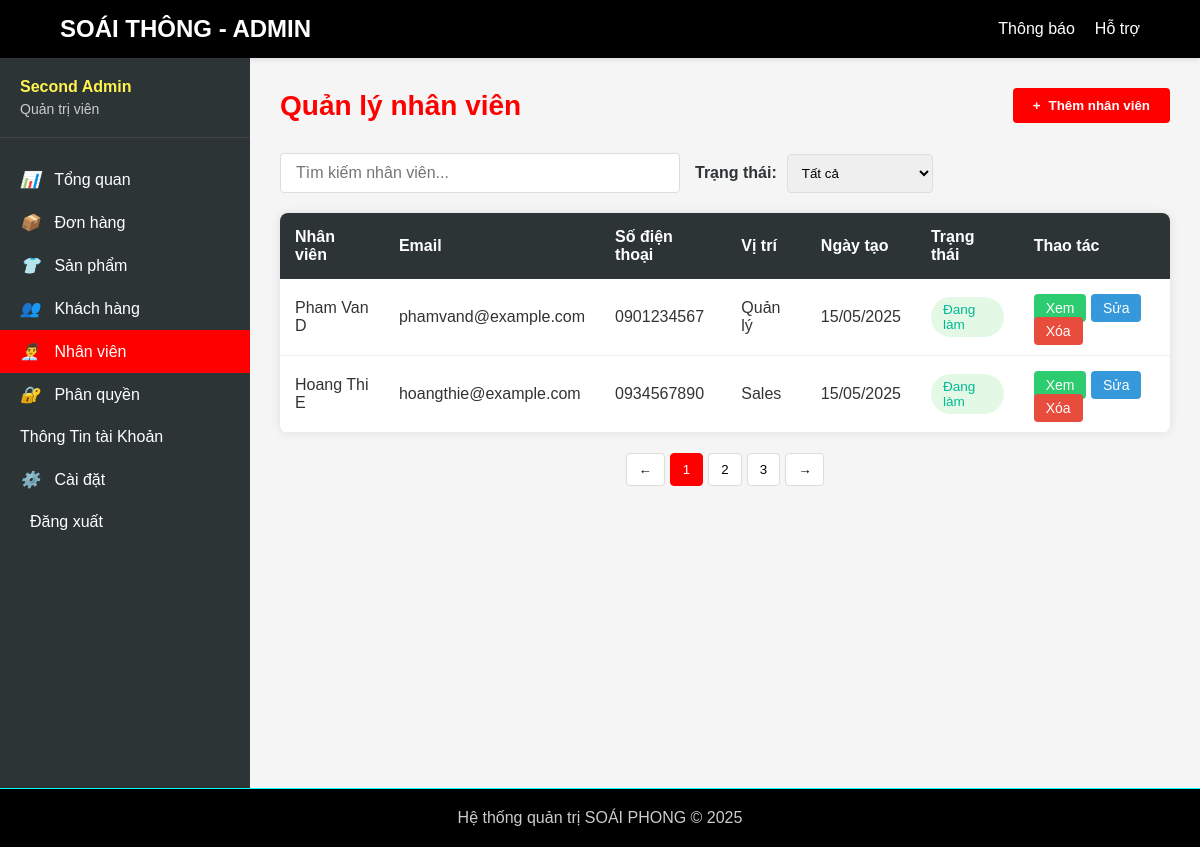
Page /admin/manage_employees.php (signed in) on the committed database.
### tables this page shows
CREATE TABLE employees (
    id INT AUTO_INCREMENT PRIMARY KEY,
    name VARCHAR(255) NOT NULL,
    email VARCHAR(255) NOT NULL UNIQUE,
    phone VARCHAR(20) NOT NULL,
    date_of_birth DATE NOT NULL,
    address TEXT NOT NULL,
    password VARCHAR(255) NOT NULL,
    position VARCHAR(50) NOT NULL,
    status VARCHAR(50) NOT NULL DEFAULT 'active',
    role ENUM('staff') NOT NULL DEFAULT 'staff',
    avatar VARCHAR(255),
    created_at TIMESTAMP DEFAULT CURRENT_TIMESTAMP
);

### admin/manage_employees.php (the view, shortened to what this page needs)
<?php
include('../includes/database.php');
$sql = "SELECT * FROM employees";
$stmt = $conn->prepare($sql);
$stmt->execute();
$result = $stmt->get_result();
$employees = $result->fetch_all(MYSQLI_ASSOC);
?>
<?php require_once('../admin/header/admin-header.php'); ?>
<!DOCTYPE html>
<html lang="vi">
<head>
    <link rel="stylesheet" href="../assets/css/admin/manage_employees.css">
</head>
<body>
    <div class="admin-container">
        <?php require_once('../admin/sidebar/admin_sidebar.php'); ?>
        <div class="admin-content">
            <div class="page-header">
                <h1 class="page-title">Quản lý nhân viên</h1>
                <button class="btn-add" id="addEmployeeBtn">
                    <span>+</span> Thêm nhân viên
                </button>
            </div>
            <div class="employee-actions">
                <input type="text" class="search-box" placeholder="Tìm kiếm nhân viên...">
                <div class="filter-group">
                    <label for="status-filter">Trạng thái:</label>
                    <select id="status-filter">
                        <option value="all">Tất cả</option>
                    </select>
                </div>
            </div>
            <table class="employees-table">
                <thead>
                    <tr>
                        <th>Nhân viên</th>
                        <th>Email</th>
                        <th>Số điện thoại</th>
                        <th>Vị trí</th>
                        <th>Ngày tạo</th>
                        <th>Trạng thái</th>
                        <th>Thao tác</th>
                    </tr>
                </thead>
                <tbody>
                <tbody>
                    <?php foreach ($employees as $employee): ?>
                        <?php
                        $statusClass = $employee['status'] == 'active' ? 'status-active' : 'status-inactive';
                        $statusText = $employee['status'] == 'active' ? 'Đang làm' : 'Đã Nghỉ làm';
                        $positionMap = [
                            'Manager' => 'Quản lý',
                            'Sales Staff' => 'Nhân viên bán hàng',
                            'Warehouse Staff' => 'Nhân viên kho',
                            'Delivery Staff' => 'Nhân viên giao hàng',
                            'Customer Service' => 'Nhân viên CSKH'
                        ];
                        $positionInVietnamese = isset($positionMap[$employee['position']]) ? $positionMap[$employee['position']] : $employee['position'];
                        ?>
                        <tr data-id="<?php echo $employee['id']; ?>"
                            data-posion="<?php echo htmlspecialchars($employee['position']); ?>"
                            data-address="<?php echo htmlspecialchars($employee['address']); ?>"
                            data-birthday="<?php echo htmlspecialchars($employee['date_of_birth']); ?>"
                            data-avatar="<?php echo htmlspecialchars($employee['avatar'] ? '../assets/avatar/' . $employee['avatar'] : '../assets/avatar/default-avatar.png'); ?>">
                            <td><?php echo htmlspecialchars($employee['name']); ?></td>
                            <td><?php echo htmlspecialchars($employee['email']); ?></td>
                            <td><?php echo htmlspecialchars($employee['phone']); ?></td>
                            <td><?php echo $positionInVietnamese; ?></td>
                            <td><?php echo date('d/m/Y', strtotime($employee['created_at'])); ?></td>
                            <td><span class="employee-status <?php echo $statusClass; ?>"><?php echo $statusText; ?></span></td>
                            <td>
                                <button class="action-btn btn-view">Xem</button>
                                <button class="action-btn btn-edit" id="">Sửa</button>
                                <a href="delete_employees.php?id=<?php echo $employee['id']; ?>" class="action-btn btn-delete">Xóa</a>
                            </td>
                        </tr>
                    <?php endforeach; ?>
                </tbody>
            </table>
            <div class="pagination">
                <button class="pagination-btn">←</button>
                <button class="pagination-btn active">1</button>
                <button class="pagination-btn">2</button>
                <button class="pagination-btn">3</button>
                <button class="pagination-btn">→</button>
            </div>
        </div>
    </div>
</body>
</html>
<?php require_once('../admin/footer/admin-footer.php'); ?>

### admin/header/admin-header.php (shortened to what this page needs)
<!DOCTYPE html>
<html lang="en">
<head>
    <link rel="stylesheet" href="/assets/css/admin/header/admin-header.css">
</head>
<body>
    <header>
        <div class="header-container">
            <div class="logo">SOÁI THÔNG - ADMIN</div>
            <ul class="admin-menu">
                <li><a href="#">Thông báo</a></li>
                <li><a href="#">Hỗ trợ</a></li>
            </ul>
        </div>
    </header>
</body>
</html>

### admin/sidebar/admin_sidebar.php (shortened to what this page needs)
<link rel="stylesheet" href="../assets/css/admin/manage_employees.css">
<div class="admin-sidebar">
    <div class="sidebar-header">
        <div class="admin-name"><?php echo isset($_SESSION['user']) ? htmlspecialchars($_SESSION['user']['name']) : 'Admin'; ?></div>
        <div class="admin-role">Quản trị viên</div>
    </div>
    <ul class="sidebar-menu">
        <?php
        $current_page = basename($_SERVER['PHP_SELF']);
        ?>
        <li><a href="dashboard.php" class="<?php echo $current_page == 'dashboard.php' ? 'active' : ''; ?>"><i>📊</i> Tổng quan</a></li>
        <li><a href="#" class="<?php echo $current_page == '#' ? 'active' : ''; ?>"><i>📦</i> Đơn hàng</a></li>
        <li><a href="../admin/manage_products.php" class="<?php echo $current_page == 'manage_products.php' ? 'active' : ''; ?>"><i>👕</i> Sản phẩm</a></li>
        <li><a href="../admin/manege_customer.php" class="<?php echo $current_page == 'manege_customer.php' ? 'active' : ''; ?>"><i>👥</i> Khách hàng</a></li>
        <li><a href="../admin/manage_employees.php" class="<?php echo $current_page == 'manage_employees.php' ? 'active' : ''; ?>"><i>👨‍💼</i> Nhân viên</a></li>
        <li><a href="../admin/manage_roles.php" class="<?php echo $current_page == 'manage_roles.php' ? 'active' : ''; ?>"><i>🔐</i> Phân quyền</a></li>
        <li><a href="../admin/acount_admin.php" class="<?php echo $current_page == 'acount_admin.php' ? 'active' : ''; ?>">Thông Tin tài Khoản</a></li>
        <li><a href="../admin/admin_setting.php" class="<?php echo $current_page == 'admin_setting.php' ? 'active' : ''; ?>"><i>⚙️</i> Cài đặt</a></li>
        <li>
            <?php
            if (isset($_SESSION['user'])) {
                echo '<a href="logout.php" class="logout-btn"><i class="fas fa-sign-out-alt"></i> Đăng xuất</a>';
            } else {
                echo '<a href="../login/index.php" class="login-btn"><i class="fas fa-sign-in-alt"></i> Đăng nhập</a>';
            }
            ?>
        </li>
    </ul>
</div>

### admin/footer/admin-footer.php (shortened to what this page needs)
<!DOCTYPE html>
<html lang="en">
<head>
    <link rel="stylesheet" href="/assets/css/admin/footer/admin-footer.css">
</head>
<body>
    <footer>
        <p>Hệ thống quản trị SOÁI PHONG &copy; 2025</p>
    </footer>
</body>
</html>

### assets/css/admin/header/admin-header.css (style rules this page uses)
* { margin: 0; padding: 0; box-sizing: border-box; font-family: 'Arial', sans-serif; }
body { background-color: #f5f5f5; color: #333; }
header { background-color: #000000; color: #FFFFFF; padding: 15px 0; box-shadow: 0 2px 5px rgba(0, 0, 0, 0.1); }
.header-container { width: 90%; max-width: 1200px; margin: 0 auto; display: flex; justify-content: space-between; align-items: center; }
.logo { font-size: 24px; font-weight: bold; color: #ffffff; }
.admin-menu { display: flex; list-style: none; }
.admin-menu li { margin-left: 20px; }
.admin-menu a { color: #FFFFFF; text-decoration: none; transition: color 0.3s; }

### assets/css/admin/manage_employees.css (style rules this page uses)
* { margin: 0; padding: 0; box-sizing: border-box; font-family: 'Arial', sans-serif; }
body { background-color: #f5f5f5; color: #333; }
.admin-container { display: flex; min-height: calc(100vh - 70px); }
.admin-sidebar { width: 250px; background-color: #2D3436; color: #FFFFFF; padding: 20px 0; }
.sidebar-header { padding: 0 20px 20px; border-bottom: 1px solid #444; margin-bottom: 20px; }
.sidebar-header .admin-name { font-weight: bold; margin-bottom: 5px; color: #FFF44F; }
.sidebar-header .admin-role { font-size: 14px; color: #CCCCCC; }
.sidebar-menu { list-style: none; }
.sidebar-menu li a { display: block; padding: 12px 20px; color: #FFFFFF; text-decoration: none; transition: all 0.3s; }
.sidebar-menu li a:hover, .sidebar-menu li a.active { background-color: #FF0000; }
.sidebar-menu li a i { margin-right: 10px; width: 20px; text-align: center; }
.admin-content { flex: 1; padding: 30px; }
.page-header { display: flex; justify-content: space-between; align-items: center; margin-bottom: 30px; }
.page-title { color: #FF0000; font-size: 28px; }
.btn-add { background-color: #FF0000; color: #FFFFFF; border: none; padding: 10px 20px; border-radius: 4px; cursor: pointer; display: flex; align-items: center; gap: 8px; font-weight: bold; transition: background-color 0.3s; }
.employee-actions { display: flex; gap: 15px; margin-bottom: 20px; }
.search-box { flex: 1; max-width: 400px; padding: 10px 15px; border: 1px solid #ddd; border-radius: 4px; font-size: 16px; }
.filter-group { display: flex; align-items: center; gap: 10px; }
.filter-group label { font-weight: bold; color: #2D3436; }
.filter-group select { padding: 10px; border: 1px solid #ddd; border-radius: 4px; }
.employees-table { width: 100%; border-collapse: collapse; background-color: #FFFFFF; box-shadow: 0 0 10px rgba(0, 0, 0, 0.1); border-radius: 8px; overflow: hidden; }
.employees-table th { background-color: #2D3436; color: #FFFFFF; padding: 15px; text-align: left; }
.employees-table td { padding: 15px; border-bottom: 1px solid #eee; }
.employee-status { padding: 5px 10px; border-radius: 4px; font-size: 12px; font-weight: bold; color: #ffffff; background-color: #2ecc71; font-weight: bold; }
.status-active { background-color: #e6f7e6; color: #2e7d32; }
.action-btn { text-decoration: none; padding: 6px 12px; border-radius: 4px; cursor: pointer; border: none; font-size: 14px; transition: all 0.3s; }
.btn-edit { background-color: #3498db; color: white; }
.btn-delete { background-color: #e74c3c; color: white; }
.btn-view { background-color: #2ecc71; color: white; }
.pagination { display: flex; justify-content: center; margin-top: 20px; gap: 5px; }
.pagination-btn { padding: 8px 12px; border: 1px solid #ddd; background-color: white; cursor: pointer; border-radius: 4px; }
.pagination-btn.active { background-color: #FF0000; color: white; border-color: #FF0000; }
.employee-status { padding: 5px 12px; border-radius: 20px; font-size: 0.85rem; font-weight: 500; display: inline-block; }
.status-active { background-color: #E3F9E5; color: #00B894; }

### assets/css/admin/footer/admin-footer.css (style rules this page uses)
* { margin: 0; padding: 0; box-sizing: border-box; font-family: 'Arial', sans-serif; }
body { background-color: #f5f5f5; color: #333; }
footer { background-color: #000000; color: #CCCCCC; padding: 20px 0; text-align: center; border-top: 1px solid #00FFFF; }

### admin/sidebar/admin_sidebar.php (style rules this page uses)
.sidebar-menu li a.active { background-color: red; color: white; }

### rows in the picture
employees: name "Pham Van D", email "phamvand@example.com", phone "0901234567", position "Quản lý", created_at "15/05/2025", status "Đang làm"
employees: name "Hoang Thi E", email "hoangthie@example.com", phone "0934567890", position "Sales", created_at "15/05/2025", status "Đang làm"

### other values in the picture
$_SESSION['user']['name'] "Second Admin"
